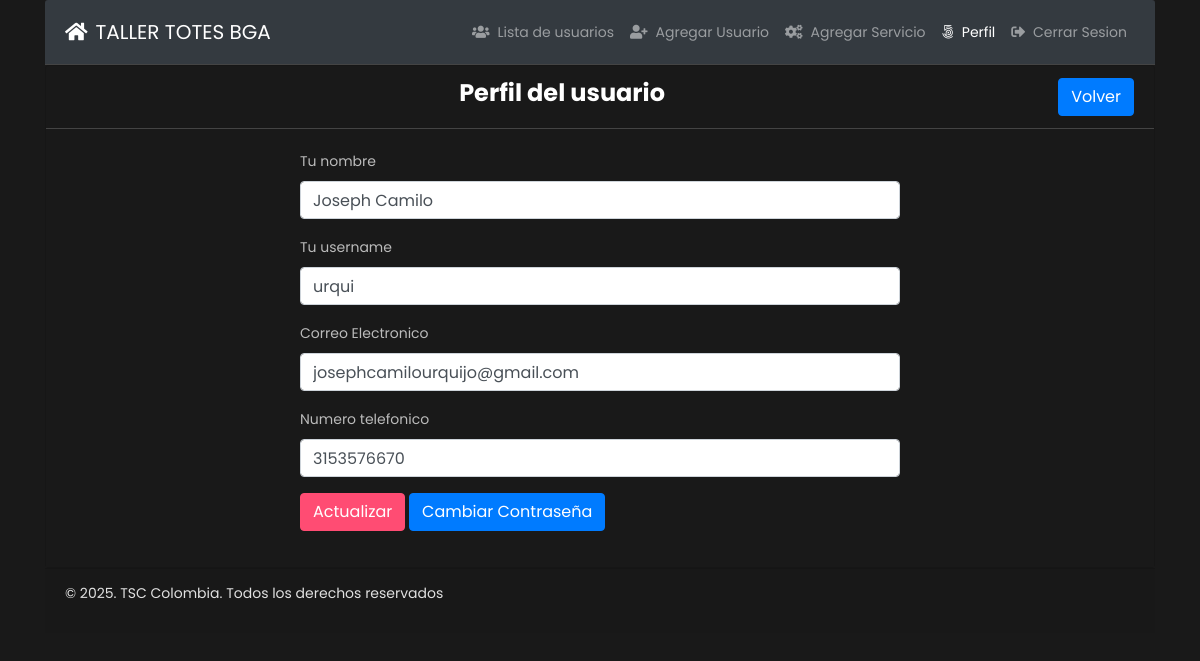
The app's page /profile.php?id=29 (signed in) with its own data.
### tables this page shows
CREATE TABLE `tbl_users` (
  `id` int(11) NOT NULL,
  `name` varchar(255) DEFAULT NULL,
  `username` varchar(255) DEFAULT NULL,
  `email` varchar(255) DEFAULT NULL,
  `password` varchar(255) DEFAULT NULL,
  `mobile` varchar(25) DEFAULT NULL,
  `roleid` tinyint(4) DEFAULT NULL,
  `isActive` tinyint(4) DEFAULT 0,
  `created_at` timestamp NOT NULL DEFAULT current_timestamp(),
  `updated_at` timestamp NOT NULL DEFAULT current_timestamp()
);

### classes/Users.php (called while the page is built, shortened)
<?php
include 'lib/Database.php';
include_once 'lib/Session.php';
class Users{
  private $db;
  public function __construct(){
    $this->db = new Database();
  }
    public function getUserInfoById($userid){
      $sql = "SELECT * FROM tbl_users WHERE id = :id LIMIT 1";
      $stmt = $this->db->pdo->prepare($sql);
      $stmt->bindValue(':id', $userid);
      $stmt->execute();
      $result = $stmt->fetch(PDO::FETCH_OBJ);
      if ($result) {
        return $result;
      }else{
        return false;
      }
    }
}

### lib/Database.php (called while the page is built, shortened)
<?php
class  Database{
  public $pdo;
  public function __construct(){
    if (!isset($this->pdo)) {
      try {
        $link = new PDO('mysql:host='.DB_HOST.'; dbname='.DB_NAME, DB_USER, DB_PASS);
        $link->setAttribute(PDO::ATTR_ERRMODE, PDO::ERRMODE_EXCEPTION);
        $link->exec("SET CHARACTER SET utf8");
        $this->pdo  =  $link;
      } catch (PDOException $e) {
        die("Connection error...".$e->getMessage());
      }
    }
  }
}

### lib/Session.php (called while the page is built, shortened)
<?php
class Session{
  public static function get($key){
    if (isset($_SESSION[$key])) {
      return $_SESSION[$key];
    }else{
      return false;
    }
  }
}

### profile.php (the view, shortened to what this page needs)
<?php
include 'inc/header.php';
 ?>
<?php
if (isset($_GET['id'])) {
  $userid = preg_replace('/[^a-zA-Z0-9-]/', '', (int)$_GET['id']);
}
 ?>
<div class="card ">
  <div class="card-header">
    <h3 class="text-center" style="color: white; font-weight: bold;">
      Perfil del usuario
      <span class="float-right">
        <a href="index.php" class="btn btn-primary">Volver</a>
      </span>
    </h3>
  </div>
  <div class="card-body">
    <?php
    $getUinfo = $users->getUserInfoById($userid);
    if ($getUinfo) {
     ?>
          <div style="width:600px; margin:0px auto">
          <form class="" action="" method="POST">
              <div class="form-group">
                <label for="name">Tu nombre</label>
                <input type="text" name="name" value="<?php echo $getUinfo->name; ?>" class="form-control">
              </div>
              <div class="form-group">
                <label for="username">Tu username</label>
                <input type="text" name="username" value="<?php echo $getUinfo->username; ?>" class="form-control">
              </div>
              <div class="form-group">
                <label for="email">Correo Electronico</label>
                <input type="email" id="email" name="email" value="<?php echo $getUinfo->email; ?>" class="form-control">
              </div>
              <div class="form-group">
                <label for="mobile">Numero telefonico</label>
                <input type="text" id="mobile" name="mobile" value="<?php echo $getUinfo->mobile; ?>" class="form-control">
              </div>
              <?php if (Session::get("id") == $getUinfo->id) {?>
              <div class="form-group">
                <button type="submit" name="update" class="btn btn-success">Actualizar</button>
                <a class="btn btn-primary" href="changepass.php?id=<?php echo $getUinfo->id;?>">Cambiar Contraseña</a>
              </div>
            <?php } elseif(Session::get("roleid") == '2') {?>
              <div class="form-group">
                <button type="submit" name="update" class="btn btn-success">Actualizar</button>
              </div>
              <?php   }else{ ?>
                  <div class="form-group">
                    <a class="btn btn-primary" href="index.php">Ok</a>
                  </div>
                <?php } ?>
          </form>
        </div>
      <?php }else{
        header('Location:index.php');
      } ?>
      </div>
    </div>
  <?php
  include 'inc/footer.php';
  ?>

### assets/style.css (style rules this page uses)
body { line-height: 24px; font-size: 14px; font-style: normal; font-weight: normal; visibility: visible; font-family: 'Poppins', sans-serif; color: #222; }
h1, h2, h3, h4, h5, h6 { color: #222; font-family: 'Poppins', sans-serif; font-weight: 400; margin-top: 0; }
h3 { font-size: 24px; line-height: 30px; }

### inc/header.php (style rules this page uses)
body { background-color: #191919; color: #e0e0e0; font-family: 'Poppins', sans-serif; }
.card { background-color: #191919; color: #e0e0e0; }
.card-header { background-color: #191919; border-bottom: 1px solid #444; }
.card-body { background-color: #191919; }
.btn-success { background-color: #FF4C73; border-color: #FF4C73; }
input, button { background-color: #333; border: 1px solid #444; color: #e0e0e0; }
input::placeholder { color: #bbb; }
label { color: #bbb; }

### records on screen
tbl_users: name "Joseph Camilo", username "urqui", email "josephcamilourquijo@gmail.com", mobile "3153576670"
